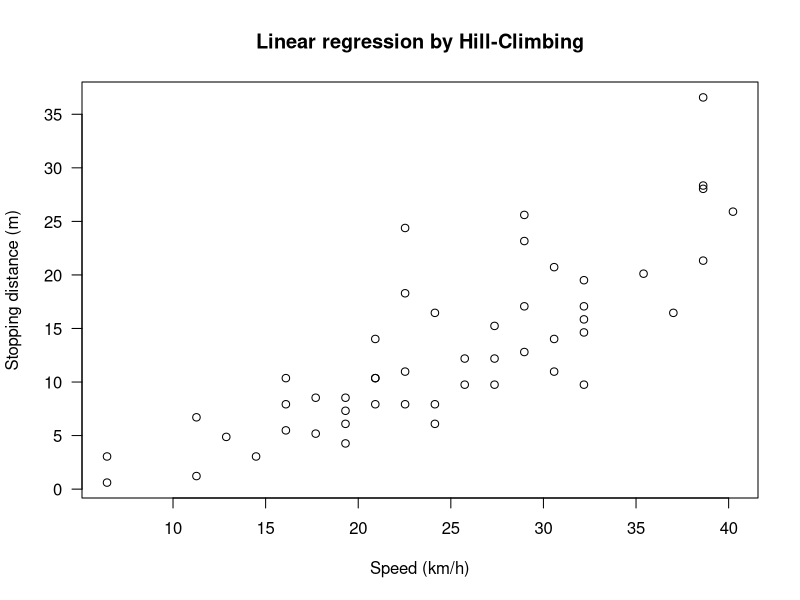

Recreate this plot in R. (Note: this script raises an error after producing the figure.)
#
# Metaheuristic Exercise
#
# 2014 (c) Bartlomiej Twardowski
# B.Twardowski@ii.pw.edu.pl

metaheuristic <- function(X, y, S_init, quality, tweek, max_iter = 1000, threshold = 0.00001) {
  i <- 0
  S <- S_init
  quality_h <- double(max_iter) #history
  S_h <- list(max_iter) #history
  repeat {
   i <- i + 1
   R <- tweak(S)
   if(quality(R,X,y) < quality(S,X,y))
     S <- R
   #save to history
   quality_h[i] <- quality(S,X,y)
   S_h[[i]] <- S
   if(quality(S,X,y) <= threshold || i == max_iter)
     break
  }
  list(S=S,quality=quality(S,X,y), S_history=S_h, quality_history=quality_h)
}

quality <- function(S, X, y) {
  #TODO: implement!!!
  0.0
}
  
tweak <- function(S) { 
  #TODO: implement!!!
  S 
}

## Run on cars dataset
require(datasets)
cars$speed_km <- cars$speed * 1.609344
cars$dist_m <- cars$dist * 0.3048

S_init <- matrix(c(0,0), nrow=2)
X <- cbind(1, matrix(cars$speed_km))
y <- cars$dist_m
iterations <- 1000
# TODO: implement!!!!
#result <- metaheuristic(...)

plot(cars$speed_km, cars$dist_m, xlab = "Speed (km/h)", ylab = "Stopping distance (m)", 
     las = 1, main='Linear regression by Hill-Climbing')

# plot data and converging fit
for (i in c(1,3,6,10,14,seq(20,iterations,by=10))) {
  abline(coef=result$S_history[[i]], col="gray")
}
abline(coef=result$S, col="red")

# check out the trajectory of the cost function
result$quality_history[seq(1,iterations, by=10)]
plot(result$quality_history, type='l', col='blue', lwd=2, main='Quality function', ylab='quality(S,X,y)', xlab='Iterations')

##
## Hill Climbing - Harder Example
##
range2 = c(-4, -4, 4, 4)
x2 <- seq(range2[1], range2[3], length= 100)
y2 <- seq(range2[2], range2[4], length= 100)
f2 <- function(x, y) { sin(1/2 * x^2 - 1/4 * y^2 + 3) * cos(2 * x + 1 - exp(y)) }
z2 <- outer(x,y, f2)
persp(x2, y2, z2, theta = 10, phi = 30)
contour(x2,y2,z2)

quality2 <- function(S, X, y) {
 f2(S[1],S[2]) - y 
}

tweak2 <- function(S) { 
  S + runif(nrow(S), min=-0.1, max=0.1)
}

S_init2 <- matrix(c(0,0), nrow=2)
iterations2 <- 100
result2 <- metaheuristic(x2, y2, S_init2, quality2, tweek2, iterations2)
contour(x2,y2,z2)
points(result2$S[1,1],result2$S[2,1], col='red') 
